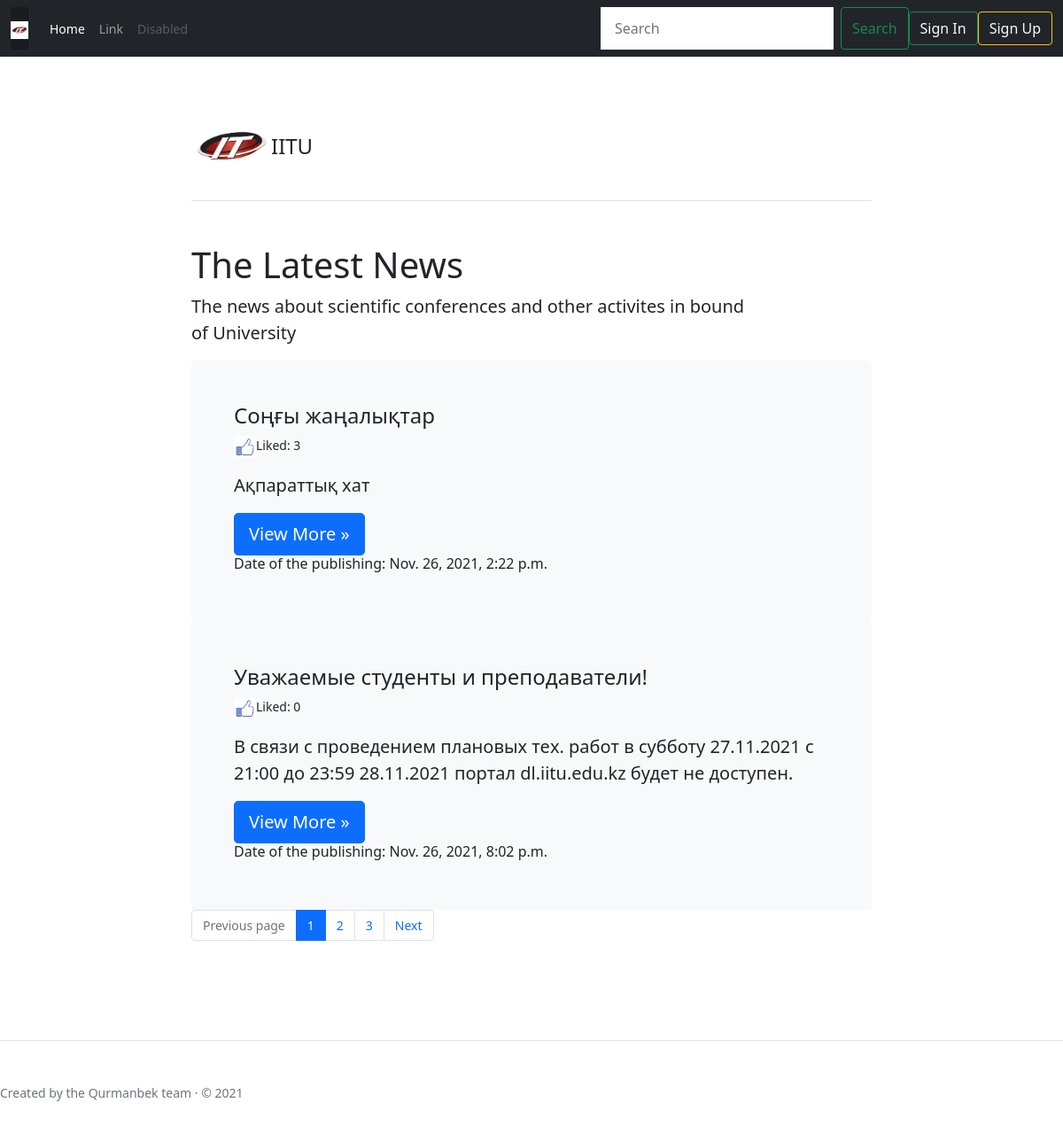
The page /articles/all/ on the database its author committed.
### article/models.py (models this page shows)
class Article(models.Model):
    class Meta:
        db_table = "article"
    article_title = models.CharField(max_length=200)
    article_text = models.TextField()
    article_date = models.DateTimeField()
    article_likes = models.IntegerField(default=0)

### article/views.py (the view)
# urls.py: path('articles/all/', article.views.articles, name="articles"),
def articles(request, page_number=1):
    search_query = request.GET.get("search_field", '')
    if search_query:
        all_articles = Article.objects.filter(Q(article_title__icontains=search_query) |
                                              Q(article_text__icontains=search_query))
    else:
        all_articles = Article.objects.all()
    current_page = Paginator(all_articles, 2)
    return render(None, 'article/articles.html', {'articles': current_page.page(page_number)})

### templates/article/articles.html
{% extends "article/main.html"%}
{% load static %}
{% block article %}
    <div class="col-lg-8 mx-auto p-3 py-md-5">
    <header class="d-flex align-items-center pb-3 mb-5 border-bottom">
    <a href="/" class="d-flex align-items-center text-dark text-decoration-none">
        <img src="{% static 'images/iitu.jpg' %}" alt="IITU" width="90px" height="90px">
        <span class="fs-4">IITU</span>
    </a>
  </header>
      <main>
    <h1>The Latest News</h1>
      <p class="fs-5 col-md-10">The news about scientific conferences and other activites in bound of University</p>
  </main>
        {% for article in articles %}
            <div class="bg-light p-5 rounded">
            <h4>{{ article.article_title }}</h4>
            <p><a href="/articles/addlike/{{ article.id }}/"><img src="{% static  "img/like.jpg" %}" width="25px" height="25px"></a>Liked: {{ article.article_likes }}</p>
                <p class="lead">{{ article.article_text }}</p>
                <a class="btn btn-lg btn-primary" href="/articles/get/{{ article.id }}" role="button">View More &raquo;</a>
            <h6>Date of the publishing: {{ article.article_date }}</h6>
            </div>
        {% endfor %}
<nav aria-label="Page navigation example">
<ul class="pagination">
                {% if articles.has_previous %}
                    <li class="page-item enabled"><a class="page-link" href="/page/{{ articles.previous_page_number }}" tabindex="-1">Previous <span class="show-for-sr">{{ page }}</span></a></li>
                {% else %}
                    <li class="page-item disabled"><a class="page-link" href="#"> Previous page</a></li>
                {% endif %}
                {% for page in articles.paginator.page_range %}
                    {% if page == articles.number %}
                        <li class="page-item active">
                            <a class="page-link" href="/page/{{ page }}">{{ page }}</a></li>
                    {% else %}
                        <li class="page-item"><a class="page-link" href="/page/{{ page }}">{{ page }}</a></li>
                    {% endif %}
                {% endfor %}
            {% if articles.has_next %}
                <li class="page-item enabled"><a href="/page/{{ articles.next_page_number }}" class="page-link">Next</a></li>
            {% else %}
                <li class="page-item disabled"><a href="#" class="page-link">Next</a></li>
            {% endif %}
            </ul>
</nav>
    </div>
{% endblock %}

### djangoProject/static/css/navbar-top-fixed.css (style rules this page uses)
body { min-height: 75rem; padding-top: 4.5rem; }
.pagination>li.active>a { background: #0a53be; color:#ffffff; }

### djangoProject/static/css/dashboard.css (style rules this page uses)
body { font-size: .875rem; }

### rows shown on the page
Article: article_title "Соңғы жаңалықтар", article_likes "3", article_text "Ақпараттық хат", article_date "Nov. 26, 2021, 2:22 p.m."
Article: article_title "Уважаемые студенты и преподаватели!", article_likes "0", article_text "В связи с проведением плановых тех. работ в субботу 27.11.2021 с 21:00 до 23:59 28.11.2021 портал dl.iitu.edu.kz будет не доступен.", article_date "Nov. 26, 2021, 8:02 p.m."

### other values the page prints
{{ page }} "1"
{{ page }} "2" "3"
